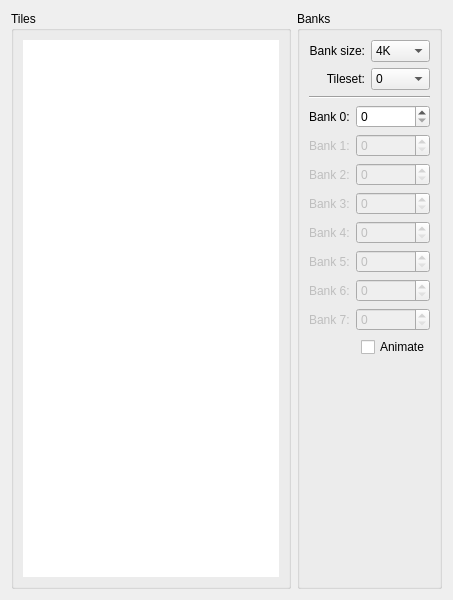
      <widget class="QWidget" name="tabTilesets">
       <attribute name="title">
        <string>Tilesets</string>
       </attribute>
       <layout class="QHBoxLayout" name="horizontalLayout_8">
        <item>
         <widget class="QGroupBox" name="groupBox_6">
          <property name="title">
           <string>Tiles</string>
          </property>
          <layout class="QVBoxLayout" name="verticalLayout_10">
           <item>
            <widget class="GlobalTilesetManager" name="gvGlobalTileset">
             <property name="minimumSize">
              <size>
               <width>256</width>
               <height>256</height>
              </size>
             </property>
             <property name="acceptDrops">
              <bool>true</bool>
             </property>
             <property name="frameShape">
              <enum>QFrame::NoFrame</enum>
             </property>
             <property name="verticalScrollBarPolicy">
              <enum>Qt::ScrollBarAlwaysOff</enum>
             </property>
             <property name="horizontalScrollBarPolicy">
              <enum>Qt::ScrollBarAlwaysOff</enum>
             </property>
            </widget>
           </item>
          </layout>
         </widget>
        </item>
        <item>
         <widget class="QGroupBox" name="groupBox_7">
          <property name="sizePolicy">
           <sizepolicy hsizetype="Maximum" vsizetype="Preferred">
            <horstretch>0</horstretch>
            <verstretch>0</verstretch>
           </sizepolicy>
          </property>
          <property name="title">
           <string>Banks</string>
          </property>
          <layout class="QVBoxLayout" name="verticalLayout_6">
           <item>
            <layout class="QGridLayout" name="gridLayout_2">
             <item row="0" column="1">
              <widget class="QComboBox" name="comboBankSize">
               <item>
                <property name="text">
                 <string>4K</string>
                </property>
               </item>
               <item>
                <property name="text">
                 <string>2K</string>
                </property>
               </item>
               <item>
                <property name="text">
                 <string>1K</string>
                </property>
               </item>
               <item>
                <property name="text">
                 <string>512B</string>
                </property>
               </item>
              </widget>
             </item>
             <item row="1" column="1">
              <widget class="QComboBox" name="comboGlobalTileset">
               <item>
                <property name="text">
                 <string>0</string>
                </property>
               </item>
               <item>
                <property name="text">
                 <string>1</string>
                </property>
               </item>
               <item>
                <property name="text">
                 <string>2</string>
                </property>
               </item>
               <item>
                <property name="text">
                 <string>3</string>
                </property>
               </item>
               <item>
                <property name="text">
                 <string>4</string>
                </property>
               </item>
               <item>
                <property name="text">
                 <string>5</string>
                </property>
               </item>
               <item>
                <property name="text">
                 <string>6</string>
                </property>
               </item>
               <item>
                <property name="text">
                 <string>7</string>
                </property>
               </item>
              </widget>
             </item>
             <item row="0" column="0">
              <widget class="QLabel" name="labelBankSize">
               <property name="text">
                <string>Bank size:</string>
               </property>
               <property name="alignment">
                <set>Qt::AlignRight|Qt::AlignTrailing|Qt::AlignVCenter</set>
               </property>
              </widget>
             </item>
             <item row="1" column="0">
              <widget class="QLabel" name="label_8">
               <property name="text">
                <string>Tileset:</string>
               </property>
               <property name="alignment">
                <set>Qt::AlignRight|Qt::AlignTrailing|Qt::AlignVCenter</set>
               </property>
              </widget>
             </item>
            </layout>
           </item>
           <item>
            <widget class="Line" name="line">
             <property name="orientation">
              <enum>Qt::Horizontal</enum>
             </property>
            </widget>
           </item>
           <item>
            <layout class="QHBoxLayout" name="hlBank0Spinner">
             <item>
              <widget class="QLabel" name="labelBank0">
               <property name="sizePolicy">
                <sizepolicy hsizetype="Fixed" vsizetype="Preferred">
                 <horstretch>0</horstretch>
                 <verstretch>0</verstretch>
                </sizepolicy>
               </property>
               <property name="text">
                <string>Bank 0:</string>
               </property>
              </widget>
             </item>
             <item>
              <widget class="QSpinBox" name="spinBank0">
               <property name="maximum">
                <number>255</number>
               </property>
              </widget>
             </item>
            </layout>
           </item>
           <item>
            <layout class="QHBoxLayout" name="hlBank1Spinner">
             <item>
              <widget class="QLabel" name="labelBank1">
               <property name="enabled">
                <bool>false</bool>
               </property>
               <property name="sizePolicy">
                <sizepolicy hsizetype="Fixed" vsizetype="Preferred">
                 <horstretch>0</horstretch>
                 <verstretch>0</verstretch>
                </sizepolicy>
               </property>
               <property name="text">
                <string>Bank 1:</string>
               </property>
              </widget>
             </item>
             <item>
              <widget class="QSpinBox" name="spinBank1">
               <property name="enabled">
                <bool>false</bool>
               </property>
               <property name="maximum">
                <number>255</number>
               </property>
              </widget>
             </item>
            </layout>
           </item>
           <item>
            <layout class="QHBoxLayout" name="hlBank2Spinner">
             <item>
              <widget class="QLabel" name="labelBank2">
               <property name="enabled">
                <bool>false</bool>
               </property>
               <property name="sizePolicy">
                <sizepolicy hsizetype="Fixed" vsizetype="Preferred">
                 <horstretch>0</horstretch>
                 <verstretch>0</verstretch>
                </sizepolicy>
               </property>
               <property name="text">
                <string>Bank 2:</string>
               </property>
              </widget>
             </item>
             <item>
              <widget class="QSpinBox" name="spinBank2">
               <property name="enabled">
                <bool>false</bool>
               </property>
               <property name="maximum">
                <number>255</number>
               </property>
              </widget>
             </item>
            </layout>
           </item>
           <item>
            <layout class="QHBoxLayout" name="hlBank3Spinner">
             <item>
              <widget class="QLabel" name="labelBank3">
               <property name="enabled">
                <bool>false</bool>
               </property>
               <property name="sizePolicy">
                <sizepolicy hsizetype="Fixed" vsizetype="Preferred">
                 <horstretch>0</horstretch>
                 <verstretch>0</verstretch>
                </sizepolicy>
               </property>
               <property name="text">
                <string>Bank 3:</string>
               </property>
              </widget>
             </item>
             <item>
              <widget class="QSpinBox" name="spinBank3">
               <property name="enabled">
                <bool>false</bool>
               </property>
               <property name="maximum">
                <number>255</number>
               </property>
              </widget>
             </item>
            </layout>
           </item>
           <item>
            <layout class="QHBoxLayout" name="hlBank4Spinner">
             <item>
              <widget class="QLabel" name="labelBank4">
               <property name="enabled">
                <bool>false</bool>
               </property>
               <property name="sizePolicy">
                <sizepolicy hsizetype="Fixed" vsizetype="Preferred">
                 <horstretch>0</horstretch>
                 <verstretch>0</verstretch>
                </sizepolicy>
               </property>
               <property name="text">
                <string>Bank 4:</string>
               </property>
              </widget>
             </item>
             <item>
              <widget class="QSpinBox" name="spinBank4">
               <property name="enabled">
                <bool>false</bool>
               </property>
               <property name="maximum">
                <number>255</number>
               </property>
              </widget>
             </item>
            </layout>
           </item>
           <item>
            <layout class="QHBoxLayout" name="hlBank5Spinner">
             <item>
              <widget class="QLabel" name="labelBank5">
               <property name="enabled">
                <bool>false</bool>
               </property>
               <property name="sizePolicy">
                <sizepolicy hsizetype="Fixed" vsizetype="Preferred">
                 <horstretch>0</horstretch>
                 <verstretch>0</verstretch>
                </sizepolicy>
               </property>
               <property name="text">
                <string>Bank 5:</string>
               </property>
              </widget>
             </item>
             <item>
              <widget class="QSpinBox" name="spinBank5">
               <property name="enabled">
                <bool>false</bool>
               </property>
               <property name="maximum">
                <number>255</number>
               </property>
              </widget>
             </item>
            </layout>
           </item>
           <item>
            <layout class="QHBoxLayout" name="hlBank6Spinner">
             <item>
              <widget class="QLabel" name="labelBank6">
               <property name="enabled">
                <bool>false</bool>
               </property>
               <property name="sizePolicy">
                <sizepolicy hsizetype="Fixed" vsizetype="Preferred">
                 <horstretch>0</horstretch>
                 <verstretch>0</verstretch>
                </sizepolicy>
               </property>
               <property name="text">
                <string>Bank 6:</string>
               </property>
              </widget>
             </item>
             <item>
              <widget class="QSpinBox" name="spinBank6">
               <property name="enabled">
                <bool>false</bool>
               </property>
               <property name="maximum">
                <number>255</number>
               </property>
              </widget>
             </item>
            </layout>
           </item>
           <item>
            <layout class="QHBoxLayout" name="hlBank7Spinner">
             <item>
              <widget class="QLabel" name="labelBank7">
               <property name="enabled">
                <bool>false</bool>
               </property>
               <property name="sizePolicy">
                <sizepolicy hsizetype="Fixed" vsizetype="Preferred">
                 <horstretch>0</horstretch>
                 <verstretch>0</verstretch>
                </sizepolicy>
               </property>
               <property name="text">
                <string>Bank 7:</string>
               </property>
              </widget>
             </item>
             <item>
              <widget class="QSpinBox" name="spinBank7">
               <property name="enabled">
                <bool>false</bool>
               </property>
               <property name="maximum">
                <number>255</number>
               </property>
              </widget>
             </item>
            </layout>
           </item>
           <item>
            <layout class="QHBoxLayout" name="horizontalLayout_13">
             <item>
              <spacer name="horizontalSpacer_2">
               <property name="orientation">
                <enum>Qt::Horizontal</enum>
               </property>
               <property name="sizeHint" stdset="0">
                <size>
                 <width>40</width>
                 <height>20</height>
                </size>
               </property>
              </spacer>
             </item>
             <item>
              <widget class="QCheckBox" name="chkAnimation">
               <property name="text">
                <string>Animate</string>
               </property>
              </widget>
             </item>
            </layout>
           </item>
           <item>
            <spacer name="verticalSpacer_5">
             <property name="orientation">
              <enum>Qt::Vertical</enum>
             </property>
             <property name="sizeHint" stdset="0">
              <size>
               <width>20</width>
               <height>220</height>
              </size>
             </property>
            </spacer>
           </item>
          </layout>
         </widget>
        </item>
       </layout>
      </widget>
